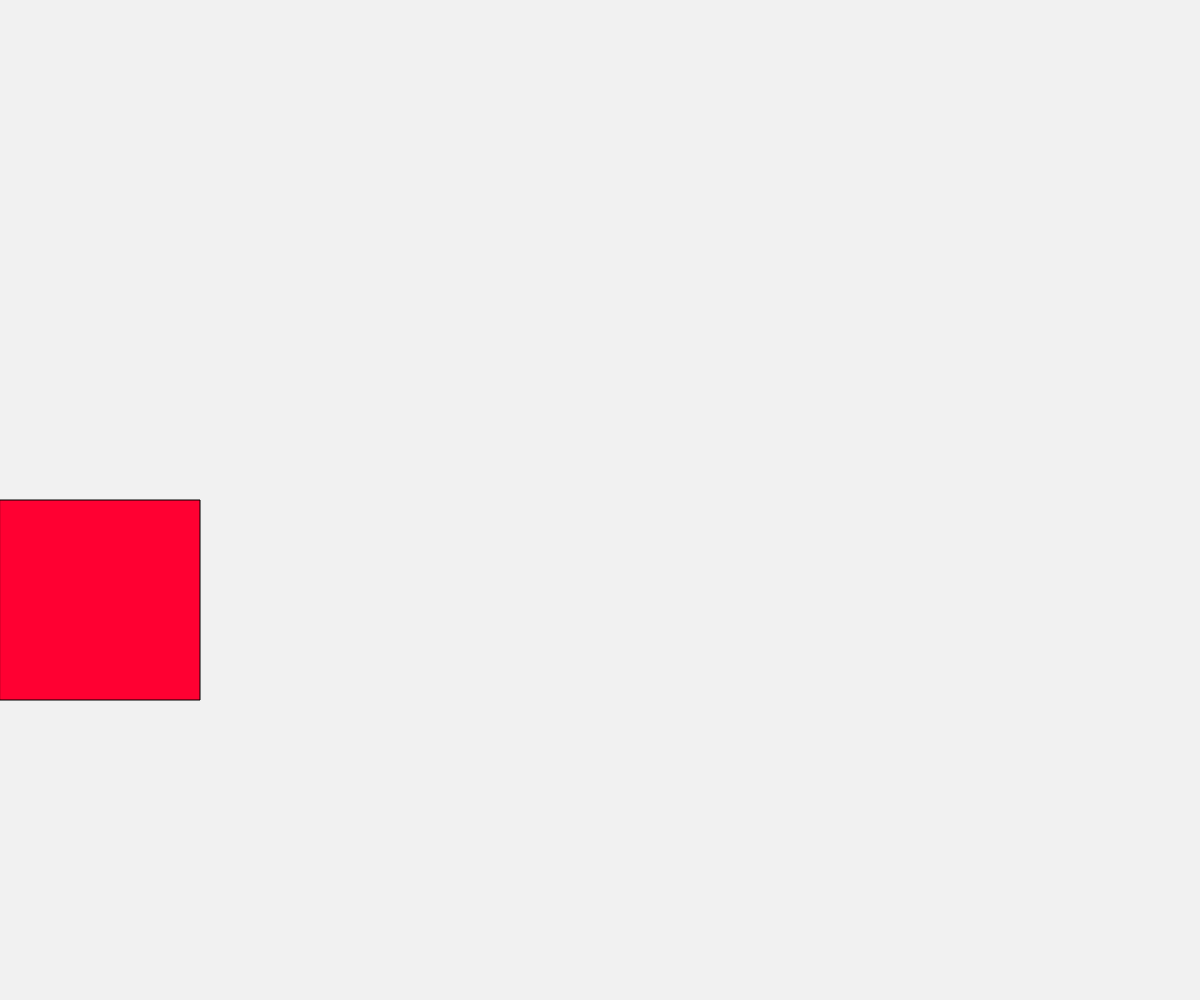
Frame 1 (no input)
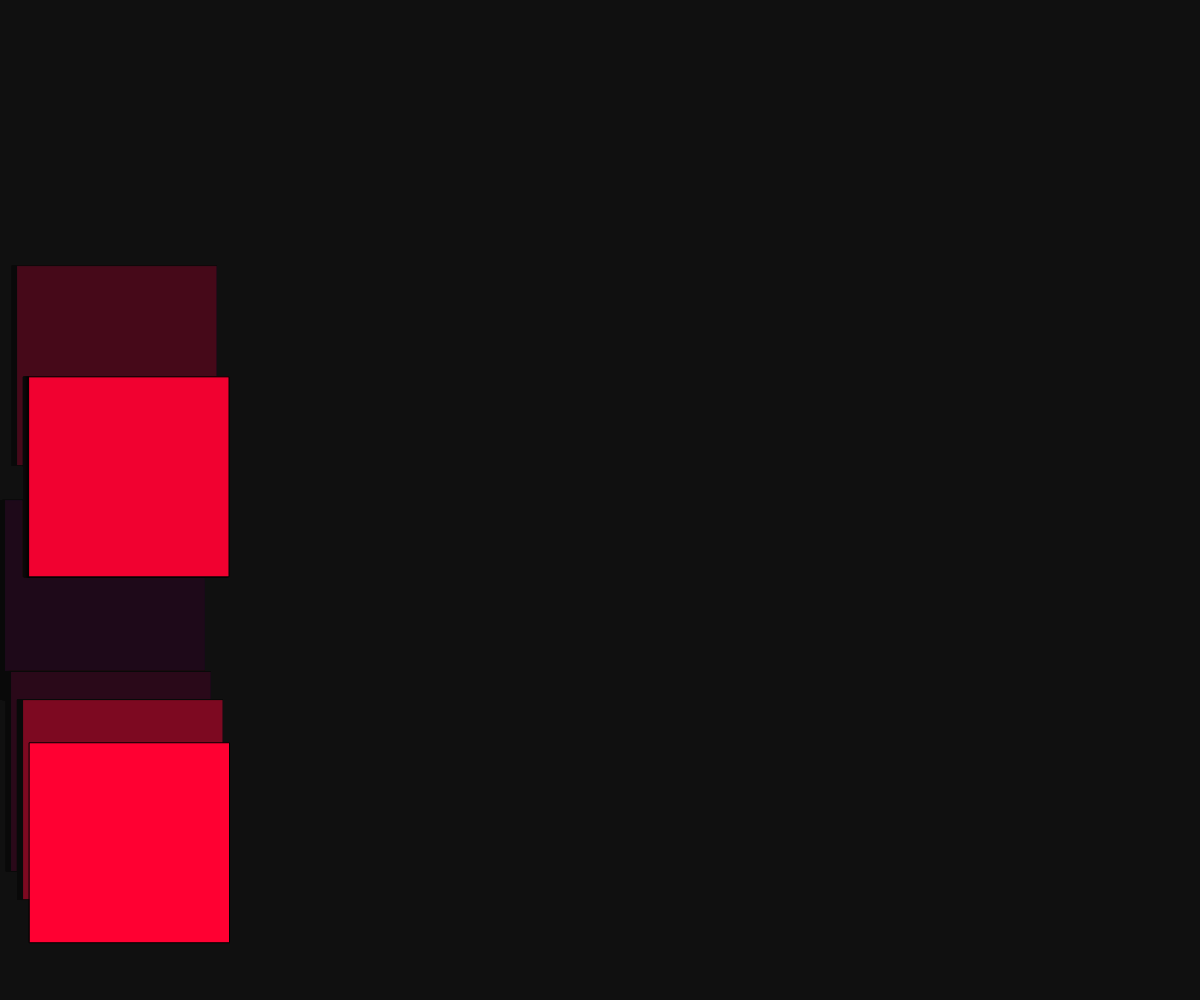
Frame 60 (no input)
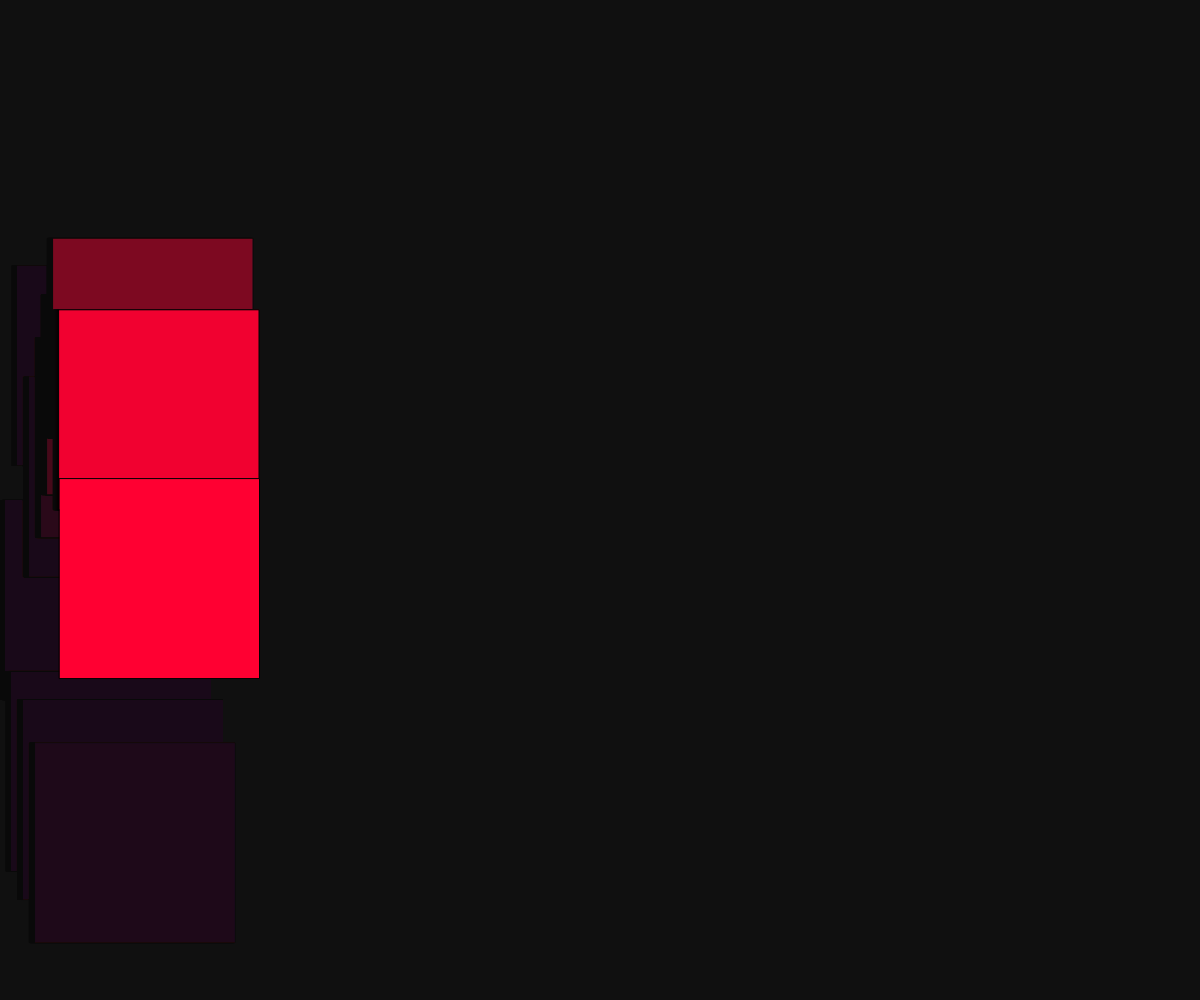
Frame 120 (the mouse pressed at the canvas centre since frame 60)

The p5.js sketch that drew these frames (run headless with seeded random() and noise() and a simulated clock; from frame 60 on, the mouse is pressed at the canvas centre):

// p5.js sketch
// ── sketch.js
let posX = 0;
let posY = 0;

let treshold = 120;

function setup() {
  createCanvas(windowWidth, windowHeight);
}

function draw() {
  background(20, 15);

  if (posX < treshold) {
    // Farbe vor der posX 120
    fill(255, 0, 50);

  } else {
    // Farbe nach der posX 120
    fill(50, 0, 255, 25)
  }

  // Zufallswert für posY (Y Position)
  if (frameCount % 12 == 0) {
    // frameCount
    // % Modulo -> zaehlt immer von 0 bis 9 
    // Verlangsamung der Bewegung -> nur jeder 10 Frame
    posY = random(-400, 400)
  }
// posY = random(-3, 3) // fuer 60Frames pro Sekunde

  rect(posX, height / 2 + posY, 200, 200);


  /*
  Varianten der IF Schreibweisen (Bewegung)
  
  exakt gleich posX==windowWith-50 (minus rect width)
  kleiner als posX < windowWith-50
  groesser als posX > windowWith-50
  kleiner oder gleich posX<= windowWith-50 (wahr, falls posX windowWith-50 ist)
  groesser oder gleich posX>= windowWith-50
  ungleich posX != windowWith-50 (trifft immer zu, ausser posX hat den Wert von windowWith-50)
  
  */




  if (posX < windowWidth - 200) {
    // falls die Bedingung zutrifft

    posX = posX + 0.5; // posX++

    // if (posX == windowWidth - 50) {
    // falls die Bedingung zutrifft
    // noLoop(); // einfache Variante ->stoppt gesamter Sketch
  }
}
